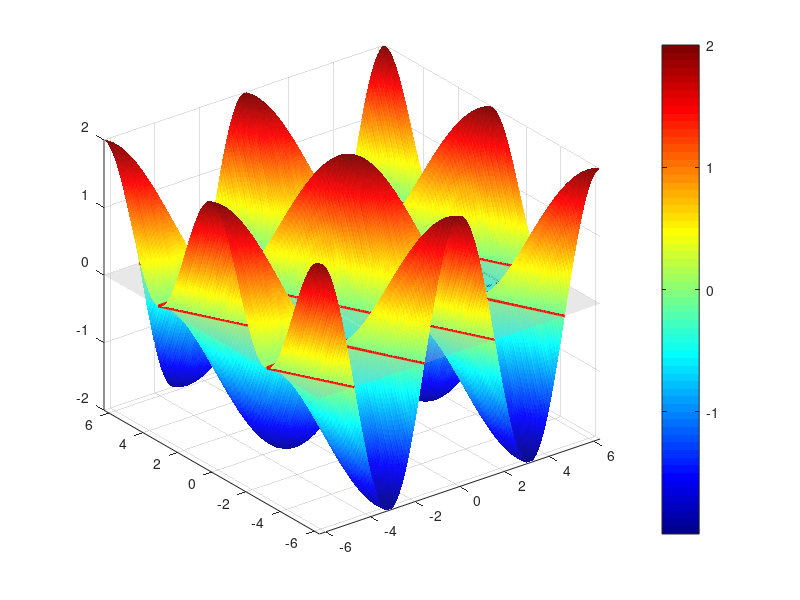

Source code (MATLAB): (Note: this script raises an error after producing the figure.)
clc; clear; close all;

% ===== 参数范围可自由指定 =====
q2_min = -0.5236;
q2_max = 4.5379;
q2_min1 = -1.5708;
q2_max1 = 3.4907;
q3_min = -2.7227;    % 起始角度 (rad)
q3_max = -0.83776;    % 结束角度 (rad)

% ===== 网格生成 =====
[q2, q3] = meshgrid(linspace(-2*pi, 2*pi, 200), ...
                    linspace(-2*pi, 2*pi, 200));

% ===== 函数定义 =====
f = cos(q2) + cos(q2 + q3);

% ===== 绘制 3D 曲面 =====
figure('Color','w');
surf(q2, q3, f, 'EdgeColor', 'none', 'FaceAlpha', 0.95);
colormap(jet);
colorbar;
hold on;

% ===== 绘制 f=0 等值线（奇异线） =====
contour3(q2, q3, f, [0 0], 'LineWidth', 2, 'LineColor', 'r');

% ===== 绘制 z=0 平面 =====
planeZ = zeros(size(q2));
surf(q2, q3, planeZ, 'FaceColor', [0.7 0.7 0.7], ...
     'FaceAlpha', 0.3, 'EdgeColor', 'none');

% ===== 绘制 q2/q3 min/max 边界线 =====
% q2 = q2_min
plot3(q2_min*ones(1,200), linspace(q3_min,q3_max,200), ...
      zeros(1,200), 'k--', 'LineWidth', 1.5);
% q2 = q2_max
plot3(q2_max*ones(1,200), linspace(q3_min,q3_max,200), ...
      zeros(1,200), 'k--', 'LineWidth', 1.5);
% q3 = q3_min
plot3(linspace(q2_min,q2_max,200), q3_min*ones(1,200), ...
      zeros(1,200), 'k--', 'LineWidth', 1.5);
% q3 = q3_max
plot3(linspace(q2_min,q2_max,200), q3_max*ones(1,200), ...
      zeros(1,200), 'k--', 'LineWidth', 1.5);

% q2 = q2_min
plot3(q2_min1*ones(1,200), linspace(q3_min,q3_max,200), ...
      zeros(1,200), 'w--', 'LineWidth', 1.5);
% q2 = q2_max
plot3(q2_max1*ones(1,200), linspace(q3_min,q3_max,200), ...
      zeros(1,200), 'w--', 'LineWidth', 1.5);
% q3 = q3_min
plot3(linspace(q2_min1,q2_max1,200), q3_min*ones(1,200), ...
      zeros(1,200), 'w--', 'LineWidth', 1.5);
% q3 = q3_max
plot3(linspace(q2_min1,q2_max1,200), q3_max*ones(1,200), ...
      zeros(1,200), 'w--', 'LineWidth', 1.5);

xline(0, 'w-', 'LineWidth', 1.5);
yline(0, 'w-', 'LineWidth', 1.5);

% ===== 坐标与标题 =====
xlabel('q_2 (rad)');
ylabel('q_3 (rad)');
zlabel('f(q_2, q_3) = cos(q_2) + cos(q_2 + q_3)');
title('Jacobian Determinant Surface and Singularity Line');
legend('Jacobian Surface','f=0 Line','z=0 Plane','Boundary','q_2=(-q_3+\pi)/2','Location','bestoutside');

grid on; shading interp; axis tight;
view([-45, 25]);

q2_min = (- q3_min - pi)/2
q2_max = (- q3_max + pi)/2
